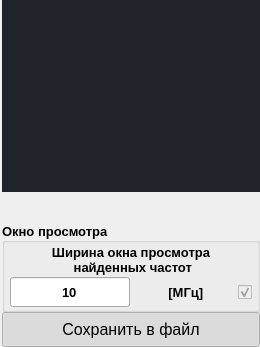
          <widget class="QWidget" name="widget_right" native="true">
           <property name="minimumSize">
            <size>
             <width>260</width>
             <height>0</height>
            </size>
           </property>
           <property name="styleSheet">
            <string notr="true"/>
           </property>
           <layout class="QHBoxLayout" name="layout_right">
            <property name="spacing">
             <number>0</number>
            </property>
            <property name="leftMargin">
             <number>0</number>
            </property>
            <property name="topMargin">
             <number>0</number>
            </property>
            <property name="rightMargin">
             <number>0</number>
            </property>
            <property name="bottomMargin">
             <number>0</number>
            </property>
            <item>
             <widget class="QWidget" name="widget_table" native="true">
              <property name="styleSheet">
               <string notr="true">/* Состояние - не выбран*/
QCheckBox::indicator:unchecked {
	/* Выбор картинки*/
	image: url(:/table_checkbox/resource/table_checkbox/var2_color/no_red_24dp.svg);
}

/* Состояние -  выбран*/
QCheckBox::indicator:checked {
	/* Выбор картинки*/
	image: url(:/table_checkbox/resource/table_checkbox/var2_color/yes_green_24dp.svg);
}
</string>
              </property>
              <layout class="QVBoxLayout" name="layout_table">
               <property name="spacing">
                <number>0</number>
               </property>
               <property name="leftMargin">
                <number>2</number>
               </property>
               <property name="topMargin">
                <number>0</number>
               </property>
               <property name="rightMargin">
                <number>0</number>
               </property>
               <property name="bottomMargin">
                <number>0</number>
               </property>
               <item>
                <widget class="QTableWidget" name="tableWidget_frequency_absorption">
                 <property name="sizePolicy">
                  <sizepolicy hsizetype="Expanding" vsizetype="Expanding">
                   <horstretch>0</horstretch>
                   <verstretch>0</verstretch>
                  </sizepolicy>
                 </property>
                 <property name="styleSheet">
                  <string notr="true">background-color: rgb(33, 37, 43);</string>
                 </property>
                 <property name="frameShape">
                  <enum>QFrame::NoFrame</enum>
                 </property>
                 <property name="horizontalScrollBarPolicy">
                  <enum>Qt::ScrollBarAlwaysOff</enum>
                 </property>
                 <property name="editTriggers">
                  <set>QAbstractItemView::AnyKeyPressed|QAbstractItemView::EditKeyPressed</set>
                 </property>
                 <property name="tabKeyNavigation">
                  <bool>false</bool>
                 </property>
                 <property name="showDropIndicator" stdset="0">
                  <bool>false</bool>
                 </property>
                 <property name="dragDropOverwriteMode">
                  <bool>false</bool>
                 </property>
                 <property name="selectionMode">
                  <enum>QAbstractItemView::SingleSelection</enum>
                 </property>
                 <property name="selectionBehavior">
                  <enum>QAbstractItemView::SelectRows</enum>
                 </property>
                 <property name="iconSize">
                  <size>
                   <width>0</width>
                   <height>0</height>
                  </size>
                 </property>
                 <property name="showGrid">
                  <bool>true</bool>
                 </property>
                 <property name="sortingEnabled">
                  <bool>false</bool>
                 </property>
                 <property name="rowCount">
                  <number>0</number>
                 </property>
                 <property name="columnCount">
                  <number>0</number>
                 </property>
                 <attribute name="horizontalHeaderCascadingSectionResizes">
                  <bool>false</bool>
                 </attribute>
                 <attribute name="horizontalHeaderShowSortIndicator" stdset="0">
                  <bool>false</bool>
                 </attribute>
                 <attribute name="horizontalHeaderStretchLastSection">
                  <bool>false</bool>
                 </attribute>
                </widget>
               </item>
               <item>
                <widget class="QWidget" name="widget_bottom" native="true">
                 <property name="sizePolicy">
                  <sizepolicy hsizetype="Preferred" vsizetype="Preferred">
                   <horstretch>0</horstretch>
                   <verstretch>0</verstretch>
                  </sizepolicy>
                 </property>
                 <property name="minimumSize">
                  <size>
                   <width>0</width>
                   <height>0</height>
                  </size>
                 </property>
                 <property name="styleSheet">
                  <string notr="true"/>
                 </property>
                 <layout class="QVBoxLayout" name="layout_bottom">
                  <property name="spacing">
                   <number>0</number>
                  </property>
                  <property name="sizeConstraint">
                   <enum>QLayout::SetDefaultConstraint</enum>
                  </property>
                  <property name="leftMargin">
                   <number>0</number>
                  </property>
                  <property name="topMargin">
                   <number>0</number>
                  </property>
                  <property name="rightMargin">
                   <number>0</number>
                  </property>
                  <property name="bottomMargin">
                   <number>0</number>
                  </property>
                  <item>
                   <widget class="QLabel" name="label_statistics_on_selected_frequencies">
                    <property name="sizePolicy">
                     <sizepolicy hsizetype="Preferred" vsizetype="Fixed">
                      <horstretch>0</horstretch>
                      <verstretch>0</verstretch>
                     </sizepolicy>
                    </property>
                    <property name="minimumSize">
                     <size>
                      <width>0</width>
                      <height>30</height>
                     </size>
                    </property>
                    <property name="styleSheet">
                     <string notr="true"/>
                    </property>
                    <property name="text">
                     <string/>
                    </property>
                   </widget>
                  </item>
                  <item>
                   <widget class="QGroupBox" name="groupBox_window_view">
                    <property name="minimumSize">
                     <size>
                      <width>0</width>
                      <height>90</height>
                     </size>
                    </property>
                    <property name="maximumSize">
                     <size>
                      <width>16777215</width>
                      <height>16777215</height>
                     </size>
                    </property>
                    <property name="sizeIncrement">
                     <size>
                      <width>0</width>
                      <height>0</height>
                     </size>
                    </property>
                    <property name="baseSize">
                     <size>
                      <width>0</width>
                      <height>0</height>
                     </size>
                    </property>
                    <property name="font">
                     <font>
                      <pointsize>10</pointsize>
                      <weight>75</weight>
                      <bold>true</bold>
                     </font>
                    </property>
                    <property name="cursor">
                     <cursorShape>ArrowCursor</cursorShape>
                    </property>
                    <property name="mouseTracking">
                     <bool>false</bool>
                    </property>
                    <property name="tabletTracking">
                     <bool>false</bool>
                    </property>
                    <property name="styleSheet">
                     <string notr="true"/>
                    </property>
                    <property name="title">
                     <string>Окно просмотра</string>
                    </property>
                    <property name="alignment">
                     <set>Qt::AlignLeading|Qt::AlignLeft|Qt::AlignVCenter</set>
                    </property>
                    <property name="flat">
                     <bool>true</bool>
                    </property>
                    <property name="checkable">
                     <bool>false</bool>
                    </property>
                    <layout class="QVBoxLayout" name="layout_frequency_range_3">
                     <property name="spacing">
                      <number>0</number>
                     </property>
                     <property name="leftMargin">
                      <number>5</number>
                     </property>
                     <property name="topMargin">
                      <number>0</number>
                     </property>
                     <property name="rightMargin">
                      <number>5</number>
                     </property>
                     <property name="bottomMargin">
                      <number>0</number>
                     </property>
                     <item>
                      <widget class="QLabel" name="label_text_window_width">
                       <property name="text">
                        <string>Ширина окна просмотра 
 найденных частот</string>
                       </property>
                       <property name="alignment">
                        <set>Qt::AlignCenter</set>
                       </property>
                      </widget>
                     </item>
                     <item>
                      <widget class="QWidget" name="widget_input_window_view" native="true">
                       <property name="sizePolicy">
                        <sizepolicy hsizetype="Ignored" vsizetype="Preferred">
                         <horstretch>0</horstretch>
                         <verstretch>0</verstretch>
                        </sizepolicy>
                       </property>
                       <property name="minimumSize">
                        <size>
                         <width>0</width>
                         <height>30</height>
                        </size>
                       </property>
                       <property name="styleSheet">
                        <string notr="true"/>
                       </property>
                       <layout class="QHBoxLayout" name="layout_start_range_8">
                        <property name="spacing">
                         <number>0</number>
                        </property>
                        <property name="sizeConstraint">
                         <enum>QLayout::SetDefaultConstraint</enum>
                        </property>
                        <property name="leftMargin">
                         <number>0</number>
                        </property>
                        <property name="topMargin">
                         <number>0</number>
                        </property>
                        <property name="rightMargin">
                         <number>0</number>
                        </property>
                        <property name="bottomMargin">
                         <number>0</number>
                        </property>
                        <item>
                         <widget class="QLineEdit" name="lineEdit_window_width">
                          <property name="enabled">
                           <bool>true</bool>
                          </property>
                          <property name="sizePolicy">
                           <sizepolicy hsizetype="Maximum" vsizetype="Fixed">
                            <horstretch>0</horstretch>
                            <verstretch>0</verstretch>
                           </sizepolicy>
                          </property>
                          <property name="minimumSize">
                           <size>
                            <width>0</width>
                            <height>30</height>
                           </size>
                          </property>
                          <property name="maximumSize">
                           <size>
                            <width>120</width>
                            <height>30</height>
                           </size>
                          </property>
                          <property name="styleSheet">
                           <string notr="true"/>
                          </property>
                          <property name="text">
                           <string notr="true">10</string>
                          </property>
                          <property name="maxLength">
                           <number>10</number>
                          </property>
                          <property name="alignment">
                           <set>Qt::AlignCenter</set>
                          </property>
                          <property name="dragEnabled">
                           <bool>false</bool>
                          </property>
                         </widget>
                        </item>
                        <item>
                         <widget class="QLabel" name="label_text_units_window_width">
                          <property name="sizePolicy">
                           <sizepolicy hsizetype="Minimum" vsizetype="Preferred">
                            <horstretch>0</horstretch>
                            <verstretch>0</verstretch>
                           </sizepolicy>
                          </property>
                          <property name="minimumSize">
                           <size>
                            <width>0</width>
                            <height>30</height>
                           </size>
                          </property>
                          <property name="styleSheet">
                           <string notr="true"/>
                          </property>
                          <property name="text">
                           <string> [МГц]</string>
                          </property>
                          <property name="alignment">
                           <set>Qt::AlignCenter</set>
                          </property>
                         </widget>
                        </item>
                        <item>
                         <widget class="QCheckBox" name="checkBox_status_window_width">
                          <property name="enabled">
                           <bool>false</bool>
                          </property>
                          <property name="sizePolicy">
                           <sizepolicy hsizetype="Fixed" vsizetype="Fixed">
                            <horstretch>0</horstretch>
                            <verstretch>0</verstretch>
                           </sizepolicy>
                          </property>
                          <property name="minimumSize">
                           <size>
                            <width>0</width>
                            <height>30</height>
                           </size>
                          </property>
                          <property name="maximumSize">
                           <size>
                            <width>16777215</width>
                            <height>30</height>
                           </size>
                          </property>
                          <property name="whatsThis">
                           <string/>
                          </property>
                          <property name="accessibleName">
                           <string/>
                          </property>
                          <property name="accessibleDescription">
                           <string/>
                          </property>
                          <property name="styleSheet">
                           <string notr="true"/>
                          </property>
                          <property name="text">
                           <string/>
                          </property>
                          <property name="checked">
                           <bool>true</bool>
                          </property>
                          <property name="tristate">
                           <bool>false</bool>
                          </property>
                         </widget>
                        </item>
                       </layout>
                      </widget>
                     </item>
                    </layout>
                   </widget>
                  </item>
                  <item>
                   <widget class="QPushButton" name="pushButton_save_table_to_file">
                    <property name="sizePolicy">
                     <sizepolicy hsizetype="Minimum" vsizetype="Fixed">
                      <horstretch>0</horstretch>
                      <verstretch>0</verstretch>
                     </sizepolicy>
                    </property>
                    <property name="minimumSize">
                     <size>
                      <width>0</width>
                      <height>35</height>
                     </size>
                    </property>
                    <property name="maximumSize">
                     <size>
                      <width>16777215</width>
                      <height>35</height>
                     </size>
                    </property>
                    <property name="font">
                     <font>
                      <pointsize>12</pointsize>
                     </font>
                    </property>
                    <property name="cursor">
                     <cursorShape>PointingHandCursor</cursorShape>
                    </property>
                    <property name="accessibleDescription">
                     <string/>
                    </property>
                    <property name="layoutDirection">
                     <enum>Qt::LeftToRight</enum>
                    </property>
                    <property name="autoFillBackground">
                     <bool>false</bool>
                    </property>
                    <property name="styleSheet">
                     <string notr="true">QPushButton {
	/* задает иконку */
	background-image: url(:/table/resource/table/save_white_36dp.svg);
} </string>
                    </property>
                    <property name="text">
                     <string>Сохранить в файл</string>
                    </property>
                    <property name="iconSize">
                     <size>
                      <width>0</width>
                      <height>0</height>
                     </size>
                    </property>
                    <property name="checkable">
                     <bool>true</bool>
                    </property>
                    <property name="checked">
                     <bool>true</bool>
                    </property>
                    <property name="autoRepeat">
                     <bool>false</bool>
                    </property>
                    <property name="autoExclusive">
                     <bool>false</bool>
                    </property>
                    <property name="default">
                     <bool>false</bool>
                    </property>
                    <property name="flat">
                     <bool>false</bool>
                    </property>
                   </widget>
                  </item>
                 </layout>
                </widget>
               </item>
              </layout>
             </widget>
            </item>
           </layout>
          </widget>
